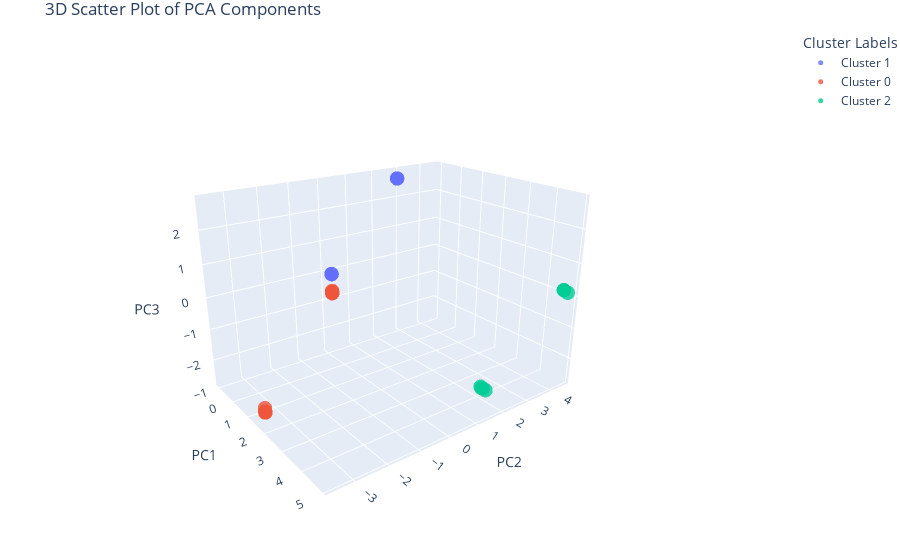

Notebook code cell kept with this figure:
### Markdown cell above
# plot 3d clustering in space

### Code cell
# 3D scatter plot
plot_3D_3pc_w_labels(df_train_feat_scaled_pca_w_label)
